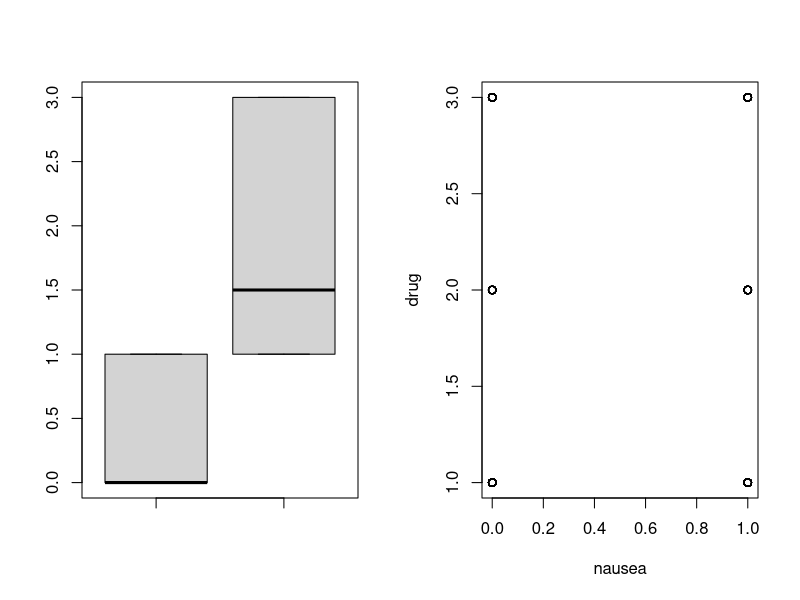
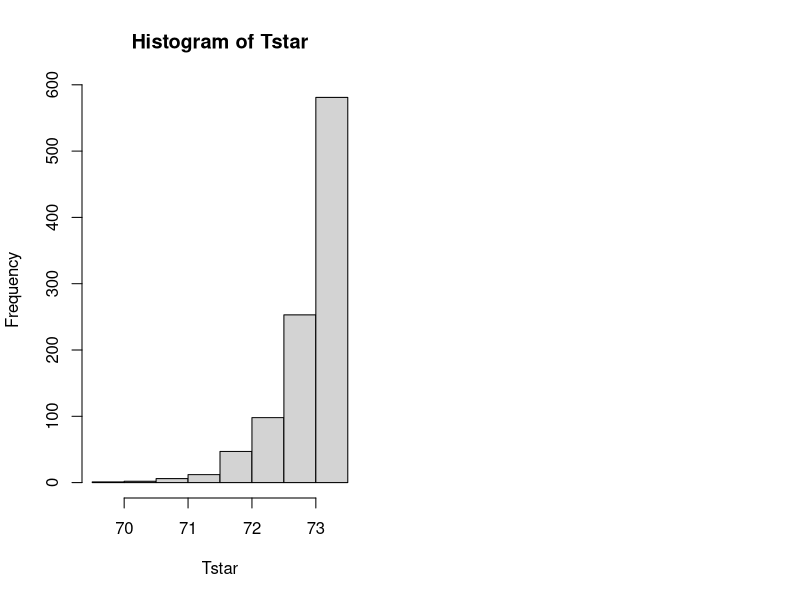

Write the R code that produced these figures, in order.
data.nausea <- read.table("datas/nauseatable.txt", header = TRUE)
data.nausea

# Question a:
# 1. Discuss whether a contingency table test is appropriate here.
# Yes, it's appropriate since we have two categorical variables and independence of observations is ensured.

# 2. If yes, perform this test in order to test whether the different medicines work equally well against nausea.
n <- chisq.test(data.nausea) ; n[[3]] # 0.036
# p-value is 0.03 which is significant. Therefore, Ho: row variable and column variable are independent, is rejected.
residuals(n)
#   - From this table we can see that Chlorpromazine has less incidence of nausea, 
#   - 100mg Pentobarbital has the relatively higher nausea effect.

# Question b:
# Perform a permutation test in order to test whether the different medicines work equally well against nausea. Permute the medicine labels for this purpose.
nausea = c((rep(0, each=180)),(rep(1, each=124))) # 0 : No Incidence of Nausea, 1 : Incidence of Nausea
drug = c(factor(rep("Chlorpromazine", each=100)), factor(rep("Pentobarbital(100mg)", each=32)),factor(rep("Pentobarbital(150mg)", each=48)),
         factor(rep("Chlorpromazine", each=52)), factor(rep("Pentobarbital(100mg)", each=35)), factor(rep("Pentobarbital(150mg)", each=37)))
nausea.data <- data.frame(nausea,drug) ; nausea.data


par(mfrow=c(1,2)) ; boxplot(nausea,drug,data = nausea.data) ; plot(nausea,drug)

N <- 1000 ; Tstar <- numeric(N)
t0 <- n$statistic

mystat=function(x) sum(residuals(x)^2)
for (i in 1:N) {
  nauseaStar <- sample(nausea.data$drug)
  Tstar[i]=mystat(lm(nausea.data$nausea~nauseaStar))
}
hist(Tstar)
myt=mystat(lm(nausea.data$nausea~nausea.data$drug))

pl=sum(Tstar<myt)/N
pr=sum(Tstar>myt)/N
min(pl,pr) # 0.031
# The treatment is clearly significant.

# Use as test statistic the chi square test statistic for contingency tables, which can be extracted from the output of the command chisq.test

ctable.nausea <- table(nausea.data)
n <- chisq.test(ctable.nausea) ; n[[3]] #0.036
# This is in line with the results using the first 

# Question c:
# Compare the p-value found by the permutation test with the p-value found from the chisquare test for contingency tables.

# Both test uses bootstrap fashion to calculate p-value.
# Permutation test takes many samples (1000) and in the end estimates a similar value
# By permuting the categories of either the row or column factor in a contingency table (considered later on), one can test the null hypothesis of no dependence between these two factors.
